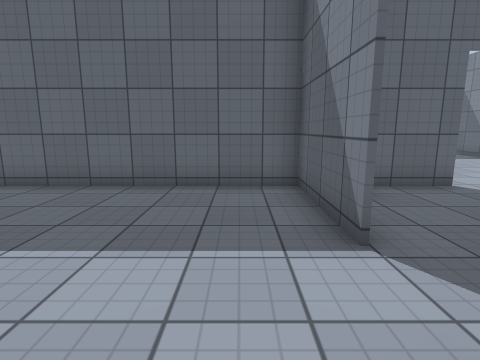
View 1 (above)

16 first-person views from a walk through a scene from a Unity 3-D project. The camera is 1.3 m above the floor, tilts 10° down and sees 80° across. The floor is counted in squares, 1 m on a side. Each view is taken from the middle of a square. On the plan, view 1 faces up. The plan holds only what a view shows up to about 13 squares ahead; the rest is blank. The player character is not drawn. Door leaves are left out, so doorways stand open. Surface patterns are stand-ins for the level's own textures.

View 2
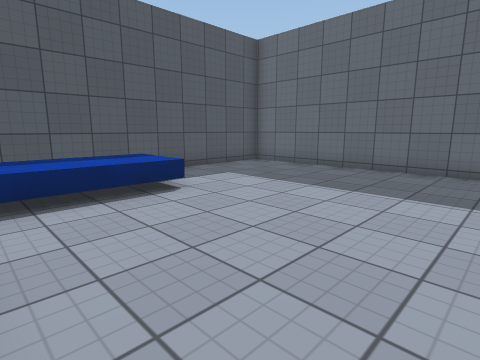

View 3
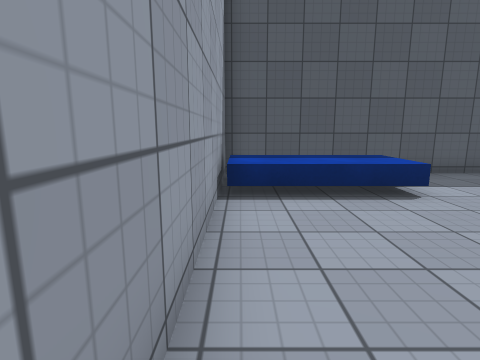

View 4
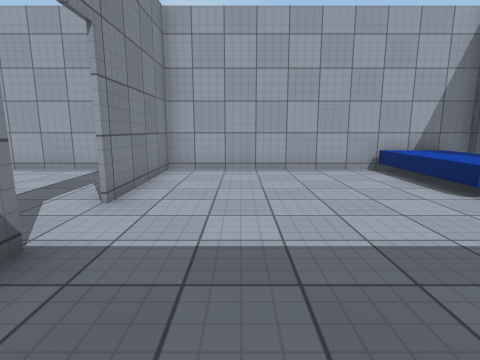

View 5
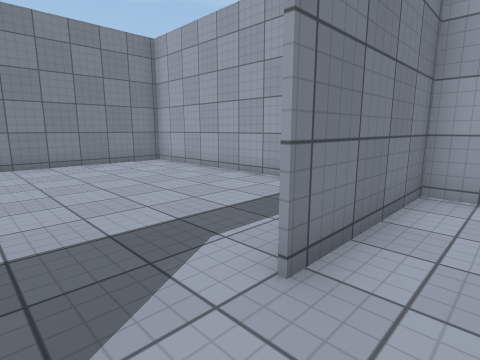

View 6
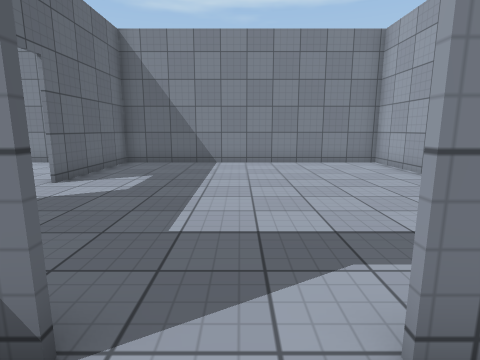

View 7
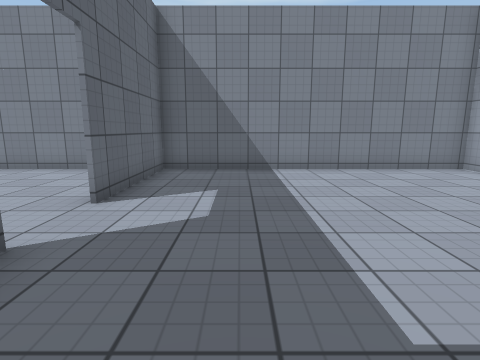

View 8
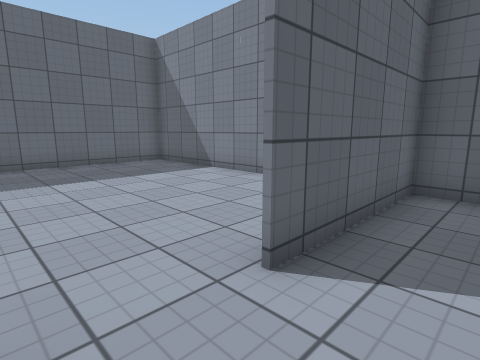

View 9
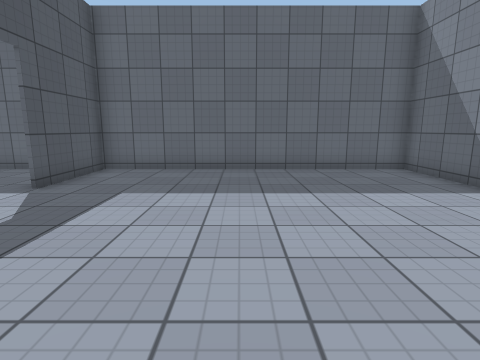

View 10
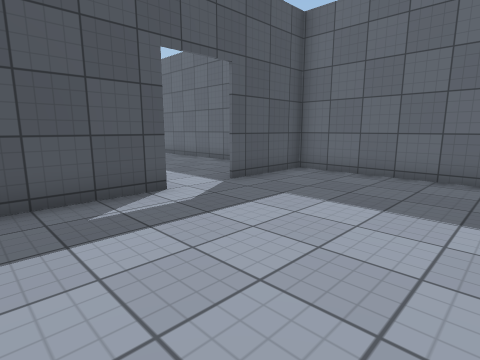

View 11
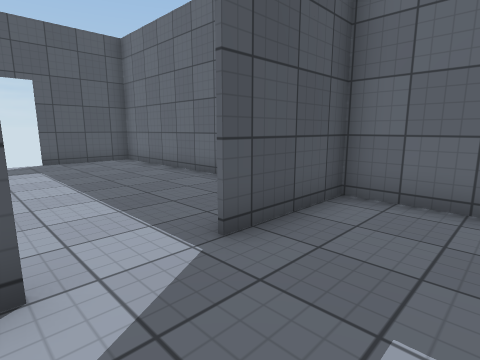

View 12
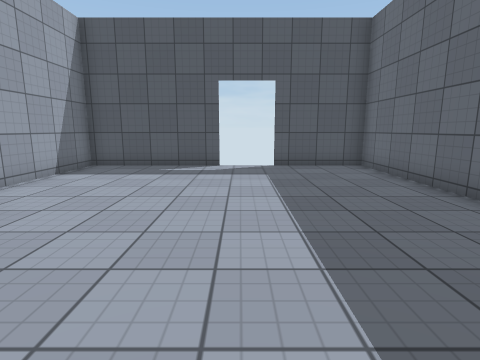

View 13
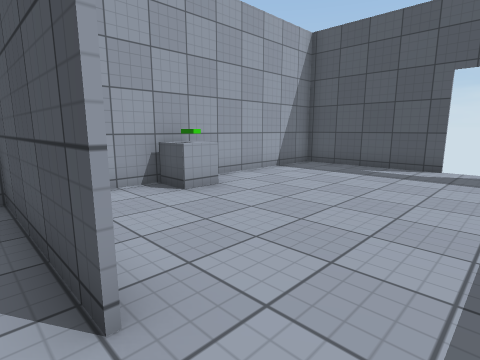

View 14
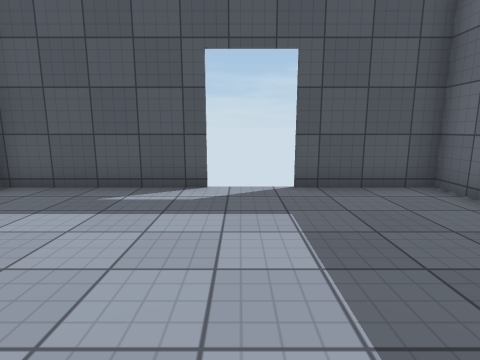

View 15
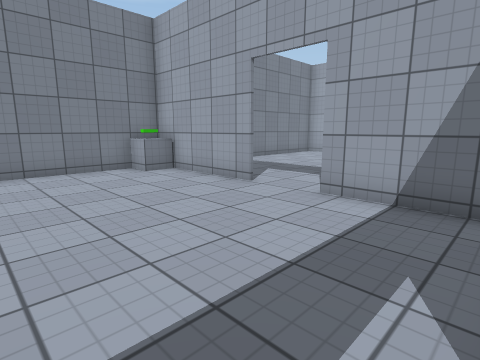

View 16
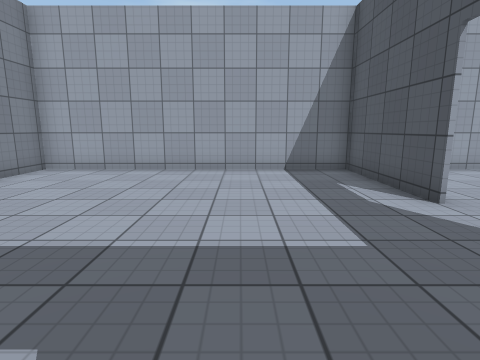

### Floor plan
Ten units are one square. View 1 is at (0, 0); x grows to the right and y downward. Boxes are objects, and circles mark ways between rooms. Rooms are numbered by the first view taken in them; rooms with no view inside come last. Other rooms are left out.
<svg viewBox="-91 -169 211 209">
<path fill="none" stroke="#000" d="M14 -30 14 -66 -86 -66M-84 -70 -84 34 11 34M14 35 14 -11M-55 -8 -55 32M15 -11 15 35M50 -66 31 -66M115 -66 69 -66M11 34 115 34 115 -70M15 -114 15 -66M69 -66 115 -66M105 -68 105 -78 115 -78M14 -66 50 -66M115 -70 115 -164 15 -164 15 -133M-84 -114 -84 -70M-25 -78 -15 -78M-19 -78 -19 -71M-10 -164 -84 -164 -84 -133M-85 -66 -3 -66M-15 -78 -15 -68"/>
<circle cx="10" cy="-25" r="3" fill="#2a7"/>
<circle cx="55" cy="-70" r="3" fill="#2a7"/>
<circle cx="10" cy="-125" r="3" fill="#2a7"/>
<text x="-40" y="-20">1</text>
<text x="60" y="-20">2</text>
<text x="60" y="-120">3</text>
<text x="-40" y="-120">4</text>
</svg>
Room 1 opens to room 2. Room 2 opens to room 3. Room 3 opens to room 4.

Where each view was taken, in squares from view 1:
view 1: 0 up, 0 right, facing up
view 2: 3 down, 0 right, facing up-left
view 3: 3 down, 0 right, facing left
view 4: 6 up, 1 left, facing down
view 5: 3 up, 0 right, facing down-right
view 6: 2 up, 0 right, facing right
view 7: 4 up, 2 right, facing right
view 8: 5 up, 5 right, facing up-right
view 9: 7 up, 6 right, facing up
view 10: 8 up, 7 right, facing up-left
view 11: 11 up, 4 right, facing up-left
view 12: 12 up, 2 right, facing left
view 13: 13 up, 2 right, facing down-left
view 14: 12 up, 2 left, facing left
view 15: 12 up, 2 right, facing down-right
view 16: 6 up, 5 right, facing down
